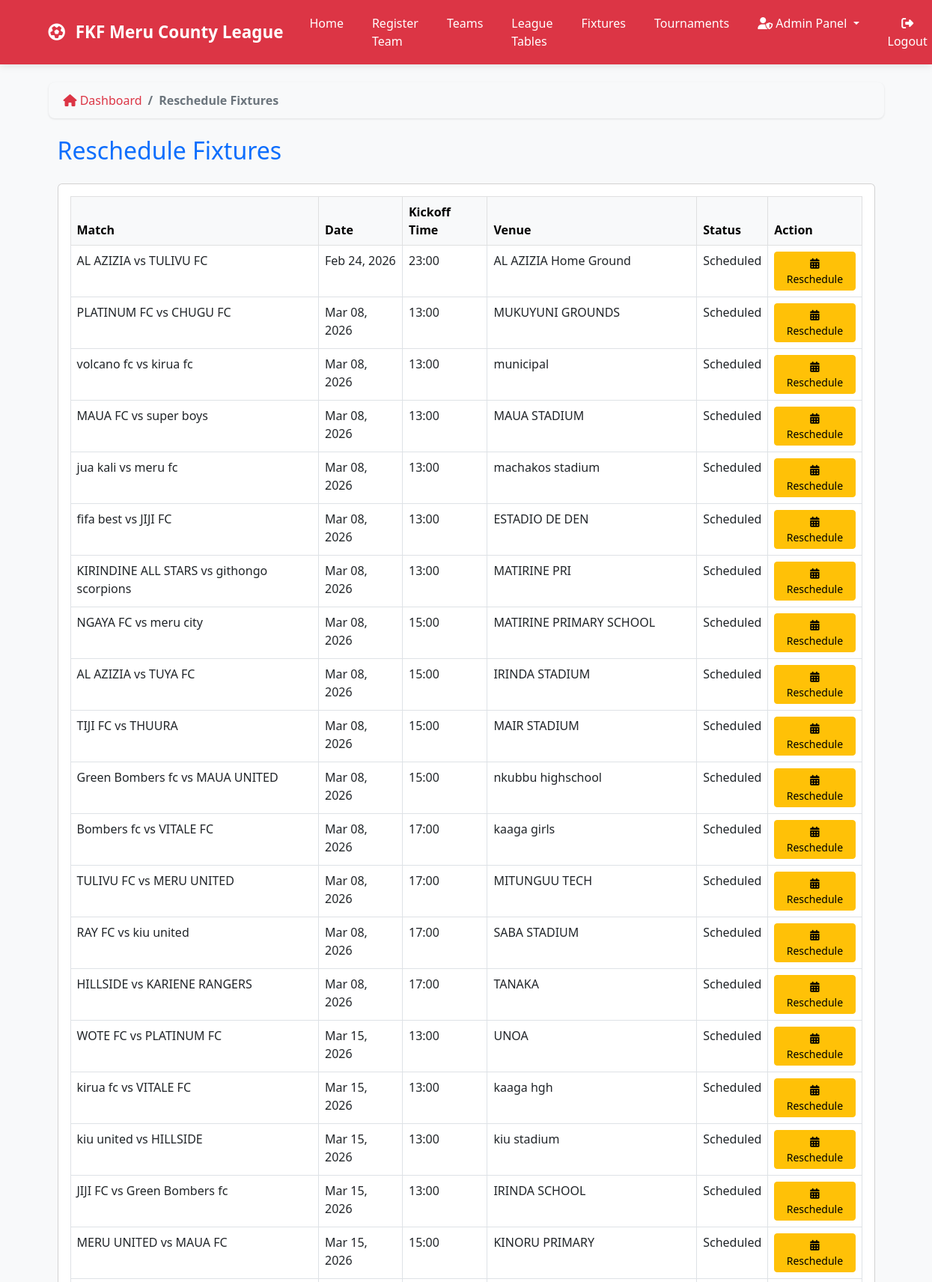
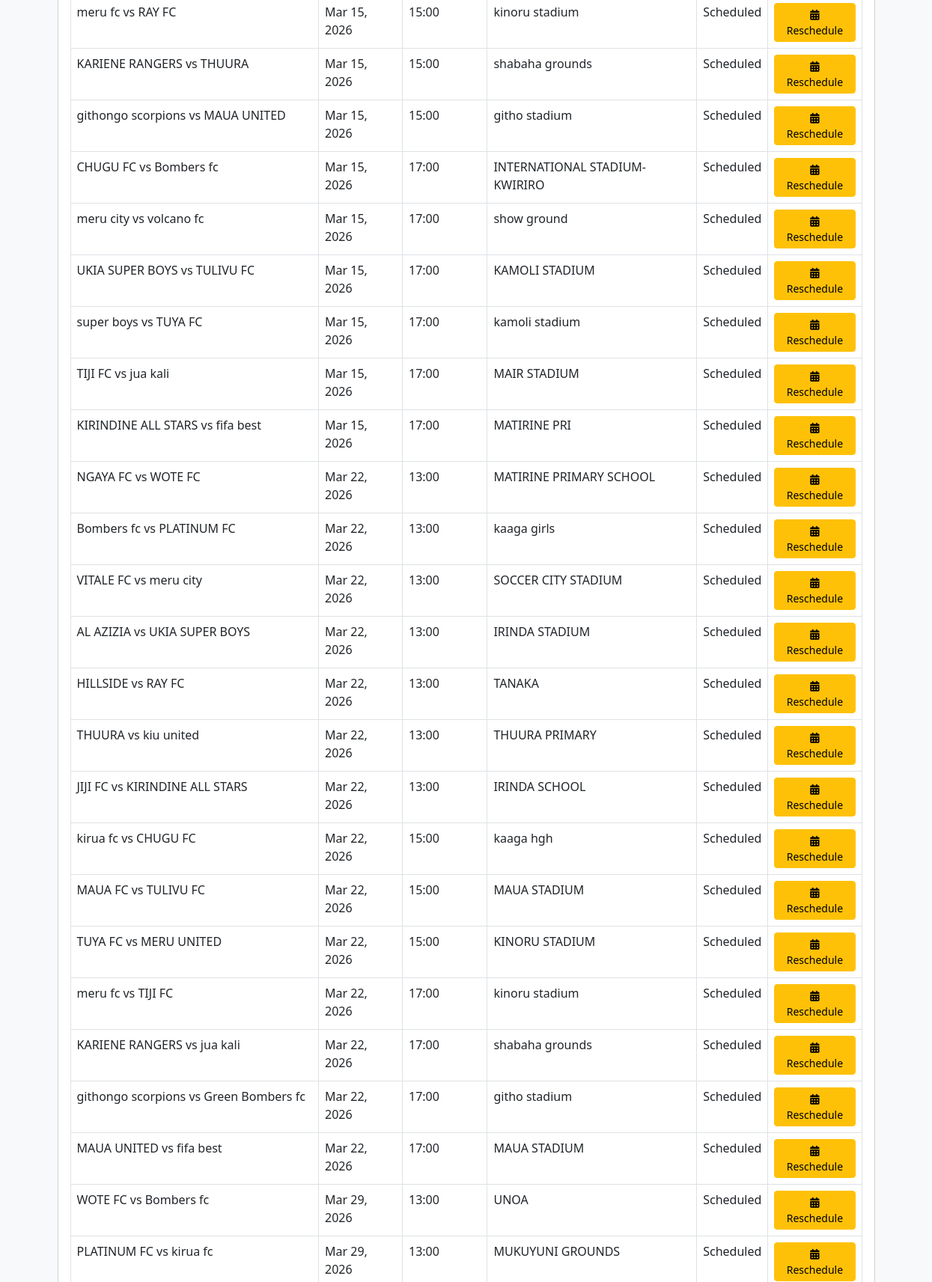
The app's page /admin-dashboard/reschedule-fixtures/ (signed in, upper part) with its own data (2 pictures, top to bottom).
### matches/models.py (models this page shows, shortened)
class Match(models.Model):
    STATUS_CHOICES = [
        ('scheduled', 'Scheduled'),
        ('live', 'Live'),
        ('ongoing', 'Ongoing'),
        ('completed', 'Completed'),
        ('postponed', 'Postponed'),
        ('cancelled', 'Cancelled'),
    ]
    home_team = models.ForeignKey(Team, on_delete=models.CASCADE, related_name='home_matches')
    away_team = models.ForeignKey(Team, on_delete=models.CASCADE, related_name='away_matches')
    zone = models.ForeignKey('teams.Zone', on_delete=models.CASCADE)
    round_number = models.IntegerField(default=1)
    match_date = models.DateTimeField()
    kickoff_time = models.CharField(
        max_length=5,
        blank=True,
        null=True,
        help_text="Format: HH:MM (e.g., 15:00 for 3 PM)"
    )
    venue = models.CharField(max_length=200)
    status = models.CharField(max_length=20, choices=STATUS_CHOICES, default='scheduled')
    start_time = models.DateTimeField(null=True, blank=True, help_text="Time when match went live.")
    home_score = models.IntegerField(default=0)
    away_score = models.IntegerField(default=0)
    referee = models.ForeignKey('referees.Referee', on_delete=models.SET_NULL, null=True, blank=True)
    assistant_referee_1 = models.ForeignKey('referees.Referee', on_delete=models.SET_NULL, null=True, blank=True, related_name='assistant_referee_1_matches')
    assistant_referee_2 = models.ForeignKey('referees.Referee', on_delete=models.SET_NULL, null=True, blank=True, related_name='assistant_referee_2_matches')
    created_at = models.DateTimeField(auto_now_add=True)
    updated_at = models.DateTimeField(auto_now=True)
    def __init__(self, *args, **kwargs):
        super().__init__(*args, **kwargs)
        if self.match_date and timezone.is_naive(self.match_date):
            self.match_date = timezone.make_aware(self.match_date)
    def __setattr__(self, name, value):
        if name == 'match_date' and value is not None:
            if hasattr(value, 'tzinfo') and timezone.is_naive(value):
                value = timezone.make_aware(value)
        super().__setattr__(name, value)

### teams/models.py (models this page shows, shortened)
class Team(models.Model):
    STATUS_CHOICES = [
        ('pending', 'Pending'),
        ('approved', 'Approved'),
        ('rejected', 'Rejected'),
        ('suspended', 'Suspended'),
    ]
    team_name = models.CharField(max_length=200, unique=True)
    team_code = models.CharField(max_length=20, unique=True, blank=True)
    logo = models.ImageField(upload_to='team_logos/', blank=True, null=True)
    location = models.CharField(max_length=200)
    home_ground = models.CharField(max_length=200)
    map_location = models.URLField(blank=True)
    latitude = models.DecimalField(max_digits=9, decimal_places=6, blank=True, null=True)
    longitude = models.DecimalField(max_digits=9, decimal_places=6, blank=True, null=True)
    contact_person = models.CharField(max_length=100)
    phone_number = models.CharField(
        max_length=13,
        unique=True,
        validators=[validate_kenya_phone],
        help_text="Must be +254 followed by 9 digits (e.g., +254712345678)"
    )
    email = models.EmailField(blank=True, unique=True)
    zone = models.ForeignKey(Zone, on_delete=models.SET_NULL, null=True, blank=True)
    status = models.CharField(max_length=20, choices=STATUS_CHOICES, default='pending')
    manager = models.ForeignKey(
        settings.AUTH_USER_MODEL,
        on_delete=models.SET_NULL,
        null=True,
        blank=True,
        related_name='managed_teams'
    )
    payment_status = models.BooleanField(default=False)
    payment_date = models.DateField(blank=True, null=True)
    home_jersey_color = models.CharField(max_length=50, blank=True, default='#dc3545')
    home_shorts_color = models.CharField(max_length=50, blank=True, default='#ffffff')
    home_socks_color = models.CharField(max_length=50, blank=True, default='#dc3545')
    away_jersey_color = models.CharField(max_length=50, blank=True, default='#ffffff')
    away_shorts_color = models.CharField(max_length=50, blank=True, default='#dc3545')
    away_socks_color = models.CharField(max_length=50, blank=True, default='#ffffff')
    third_jersey_color = models.CharField(max_length=50, blank=True)
    third_shorts_color = models.CharField(max_length=50, blank=True)
    third_socks_color = models.CharField(max_length=50, blank=True)
    gk_home_jersey_color = models.CharField(max_length=50, blank=True, default='#28a745')
    gk_home_shorts_color = models.CharField(max_length=50, blank=True, default='#28a745')
    gk_home_socks_color = models.CharField(max_length=50, blank=True, default='#28a745')
    gk_away_jersey_color = models.CharField(max_length=50, blank=True, default='#ffc107')
    gk_away_shorts_color = models.CharField(max_length=50, blank=True, default='#ffc107')
    gk_away_socks_color = models.CharField(max_length=50, blank=True, default='#ffc107')
    gk_third_jersey_color = models.CharField(max_length=50, blank=True)
    gk_third_shorts_color = models.CharField(max_length=50, blank=True)
    gk_third_socks_color = models.CharField(max_length=50, blank=True)
    kit_colors_set = models.BooleanField(default=False)
    kit_setup_prompt_shown = models.BooleanField(default=False)
    home_kit_image = models.ImageField(upload_to='kit_images/', blank=True, null=True,
                                      help_text="Upload home kit design/image")
    away_kit_image = models.ImageField(upload_to='kit_images/', blank=True, null=True,
                                      help_text="Upload away kit design/image")
    third_kit_image = models.ImageField(upload_to='kit_images/', blank=True, null=True,
                                       help_text="Upload third kit design/image")
    gk_home_kit_image = models.ImageField(upload_to='kit_images/', blank=True, null=True,
                                         help_text="Upload GK home kit design/image")
    gk_away_kit_image = models.ImageField(upload_to='kit_images/', blank=True, null=True,
                                         help_text="Upload GK away kit design/image")
    gk_third_kit_image = models.ImageField(upload_to='kit_images/', blank=True, null=True,
                                          help_text="Upload GK third kit design/image")
    registration_date = models.DateTimeField(auto_now_add=True)
    def __str__(self):
        return self.team_name
    class Meta:
        ordering = ['team_name']

### admin_dashboard/reschedule_admin_views.py (the view)
# urls.py: path('reschedule-fixtures/', reschedule_admin_views.reschedule_fixtures_admin, name='reschedule_fixtures_admin'),
@staff_member_required
def reschedule_fixtures_admin(request):
    matches = Match.objects.filter(status__in=['scheduled', 'postponed']).order_by('match_date')
    return render(request, 'admin_dashboard/reschedule_fixtures.html', {'matches': matches})

### templates/admin_dashboard/reschedule_fixtures.html (shortened to what this page needs)
{% extends 'base.html' %}
{% block content %}
<nav aria-label="breadcrumb" class="mb-3">
    <ol class="breadcrumb">
        <li class="breadcrumb-item"><a href="{% url 'dashboard' %}"><i class="fas fa-home"></i> Dashboard</a></li>
        <li class="breadcrumb-item active" aria-current="page">Reschedule Fixtures</li>
    </ol>
</nav>
<div class="container mt-4">
    <h2 class="mb-4 text-primary">Reschedule Fixtures</h2>
    <div class="card">
        <div class="card-body">
            {% if matches %}
            <table class="table table-bordered table-hover">
                <thead class="table-light">
                    <tr>
                        <th>Match</th>
                        <th>Date</th>
                        <th>Kickoff Time</th>
                        <th>Venue</th>
                        <th>Status</th>
                        <th>Action</th>
                    </tr>
                </thead>
                <tbody>
                    {% for match in matches %}
                    <tr>
                        <td>{{ match.home_team }} vs {{ match.away_team }}</td>
                        <td>{{ match.match_date|date:'M d, Y' }}</td>
                        <td>{{ match.kickoff_time }}</td>
                        <td>{{ match.venue }}</td>
                        <td>{{ match.get_status_display }}</td>
                        <td>
                            <a href="{% url 'matches:reschedule_match' match.id %}" class="btn btn-sm btn-warning">
                                <i class="fas fa-calendar-alt"></i> Reschedule
                            </a>
                        </td>
                    </tr>
                    {% endfor %}
                </tbody>
            </table>
            {% else %}
            <p class="text-muted">No fixtures available for rescheduling.</p>
            {% endif %}
        </div>
    </div>
</div>
{% endblock %}

### static/css/app.css (style rules this page uses)
:root { --fkf-primary: #dc3545; --fkf-accent: #198754; }
body { -webkit-font-smoothing: antialiased; -moz-osx-font-smoothing: grayscale; }

### templates/base.html (style rules this page uses)
:root { --primary-red: #DC3545; --primary-green: #198754; --primary-white: #FFFFFF; --primary-black: #212529; --hover-green: #28a745; }
body { font-family: 'Segoe UI', Tahoma, Geneva, Verdana, sans-serif; background-color: #f8f9fa; display: flex; flex-direction: column; min-height: 100vh; margin: 0; padding: 0; }
.breadcrumb { background-color: #f8f9fa; padding: 12px 20px; border-radius: 8px; box-shadow: 0 1px 3px rgba(0, 0, 0, 0.1); }
.breadcrumb-item a { color: var(--primary-red); text-decoration: none; font-weight: 500; transition: color 0.3s ease; }
.breadcrumb-item.active { color: #6c757d; font-weight: 600; }
.breadcrumb-item + .breadcrumb-item::before { color: #6c757d; }

### records on screen
Match: home_team "AL AZIZIA", away_team "TULIVU FC", match_date "Feb 24, 2026", kickoff_time "23:00", venue "AL AZIZIA Home Ground", status "Scheduled"
Match: home_team "PLATINUM FC", away_team "CHUGU FC", match_date "Mar 08, 2026", kickoff_time "13:00", venue "MUKUYUNI GROUNDS", status "Scheduled"
Match: home_team "volcano fc", away_team "kirua fc", match_date "Mar 08, 2026", kickoff_time "13:00", venue "municipal", status "Scheduled"
Match: home_team "MAUA FC", away_team "super boys", match_date "Mar 08, 2026", kickoff_time "13:00", venue "MAUA STADIUM", status "Scheduled"
Match: home_team "jua kali", away_team "meru fc", match_date "Mar 08, 2026", kickoff_time "13:00", venue "machakos stadium", status "Scheduled"
Match: home_team "fifa best", away_team "JIJI FC", match_date "Mar 08, 2026", kickoff_time "13:00", venue "ESTADIO DE DEN", status "Scheduled"
Match: home_team "KIRINDINE ALL STARS", away_team "githongo scorpions", match_date "Mar 08, 2026", kickoff_time "13:00", venue "MATIRINE PRI", status "Scheduled"
Match: home_team "NGAYA FC", away_team "meru city", match_date "Mar 08, 2026", kickoff_time "15:00", venue "MATIRINE PRIMARY SCHOOL", status "Scheduled"
Match: home_team "AL AZIZIA", away_team "TUYA FC", match_date "Mar 08, 2026", kickoff_time "15:00", venue "IRINDA STADIUM", status "Scheduled"
Match: home_team "TIJI FC", away_team "THUURA", match_date "Mar 08, 2026", kickoff_time "15:00", venue "MAIR STADIUM", status "Scheduled"
Match: home_team "Green Bombers fc", away_team "MAUA UNITED", match_date "Mar 08, 2026", kickoff_time "15:00", venue "nkubbu highschool", status "Scheduled"
Match: home_team "Bombers fc", away_team "VITALE FC", match_date "Mar 08, 2026", kickoff_time "17:00", venue "kaaga girls", status "Scheduled"
Match: home_team "TULIVU FC", away_team "MERU UNITED", match_date "Mar 08, 2026", kickoff_time "17:00", venue "MITUNGUU TECH", status "Scheduled"
Match: home_team "RAY FC", away_team "kiu united", match_date "Mar 08, 2026", kickoff_time "17:00", venue "SABA STADIUM", status "Scheduled"
Match: home_team "HILLSIDE", away_team "KARIENE RANGERS", match_date "Mar 08, 2026", kickoff_time "17:00", venue "TANAKA", status "Scheduled"
Match: home_team "WOTE FC", away_team "PLATINUM FC", match_date "Mar 15, 2026", kickoff_time "13:00", venue "UNOA", status "Scheduled"
Match: home_team "kirua fc", away_team "VITALE FC", match_date "Mar 15, 2026", kickoff_time "13:00", venue "kaaga hgh", status "Scheduled"
Match: home_team "kiu united", away_team "HILLSIDE", match_date "Mar 15, 2026", kickoff_time "13:00", venue "kiu stadium", status "Scheduled"
Match: home_team "JIJI FC", away_team "Green Bombers fc", match_date "Mar 15, 2026", kickoff_time "13:00", venue "IRINDA SCHOOL", status "Scheduled"
Match: home_team "MERU UNITED", away_team "MAUA FC", match_date "Mar 15, 2026", kickoff_time "15:00", venue "KINORU PRIMARY", status "Scheduled"
Match: home_team "meru fc", away_team "RAY FC", match_date "Mar 15, 2026", kickoff_time "15:00", venue "kinoru stadium", status "Scheduled"
Match: home_team "KARIENE RANGERS", away_team "THUURA", match_date "Mar 15, 2026", kickoff_time "15:00", venue "shabaha grounds", status "Scheduled"
Match: home_team "githongo scorpions", away_team "MAUA UNITED", match_date "Mar 15, 2026", kickoff_time "15:00", venue "githo stadium", status "Scheduled"
Match: home_team "CHUGU FC", away_team "Bombers fc", match_date "Mar 15, 2026", kickoff_time "17:00", venue "INTERNATIONAL STADIUM-KWIRIRO", status "Scheduled"
Match: home_team "meru city", away_team "volcano fc", match_date "Mar 15, 2026", kickoff_time "17:00", venue "show ground", status "Scheduled"
Match: home_team "UKIA SUPER BOYS", away_team "TULIVU FC", match_date "Mar 15, 2026", kickoff_time "17:00", venue "KAMOLI STADIUM", status "Scheduled"
Match: home_team "super boys", away_team "TUYA FC", match_date "Mar 15, 2026", kickoff_time "17:00", venue "kamoli stadium", status "Scheduled"
Match: home_team "TIJI FC", away_team "jua kali", match_date "Mar 15, 2026", kickoff_time "17:00", venue "MAIR STADIUM", status "Scheduled"
Match: home_team "KIRINDINE ALL STARS", away_team "fifa best", match_date "Mar 15, 2026", kickoff_time "17:00", venue "MATIRINE PRI", status "Scheduled"
Match: home_team "NGAYA FC", away_team "WOTE FC", match_date "Mar 22, 2026", kickoff_time "13:00", venue "MATIRINE PRIMARY SCHOOL", status "Scheduled"
Match: home_team "Bombers fc", away_team "PLATINUM FC", match_date "Mar 22, 2026", kickoff_time "13:00", venue "kaaga girls", status "Scheduled"
Match: home_team "VITALE FC", away_team "meru city", match_date "Mar 22, 2026", kickoff_time "13:00", venue "SOCCER CITY STADIUM", status "Scheduled"
Match: home_team "AL AZIZIA", away_team "UKIA SUPER BOYS", match_date "Mar 22, 2026", kickoff_time "13:00", venue "IRINDA STADIUM", status "Scheduled"
Match: home_team "HILLSIDE", away_team "RAY FC", match_date "Mar 22, 2026", kickoff_time "13:00", venue "TANAKA", status "Scheduled"
Match: home_team "THUURA", away_team "kiu united", match_date "Mar 22, 2026", kickoff_time "13:00", venue "THUURA PRIMARY", status "Scheduled"
Match: home_team "JIJI FC", away_team "KIRINDINE ALL STARS", match_date "Mar 22, 2026", kickoff_time "13:00", venue "IRINDA SCHOOL", status "Scheduled"
Match: home_team "kirua fc", away_team "CHUGU FC", match_date "Mar 22, 2026", kickoff_time "15:00", venue "kaaga hgh", status "Scheduled"
Match: home_team "MAUA FC", away_team "TULIVU FC", match_date "Mar 22, 2026", kickoff_time "15:00", venue "MAUA STADIUM", status "Scheduled"
Match: home_team "TUYA FC", away_team "MERU UNITED", match_date "Mar 22, 2026", kickoff_time "15:00", venue "KINORU STADIUM", status "Scheduled"
Match: home_team "meru fc", away_team "TIJI FC", match_date "Mar 22, 2026", kickoff_time "17:00", venue "kinoru stadium", status "Scheduled"
Match: home_team "KARIENE RANGERS", away_team "jua kali", match_date "Mar 22, 2026", kickoff_time "17:00", venue "shabaha grounds", status "Scheduled"
Match: home_team "githongo scorpions", away_team "Green Bombers fc", match_date "Mar 22, 2026", kickoff_time "17:00", venue "githo stadium", status "Scheduled"
Match: home_team "MAUA UNITED", away_team "fifa best", match_date "Mar 22, 2026", kickoff_time "17:00", venue "MAUA STADIUM", status "Scheduled"
Match: home_team "WOTE FC", away_team "Bombers fc", match_date "Mar 29, 2026", kickoff_time "13:00", venue "UNOA", status "Scheduled"
Match: home_team "PLATINUM FC", away_team "kirua fc", match_date "Mar 29, 2026", kickoff_time "13:00", venue "MUKUYUNI GROUNDS", status "Scheduled"
